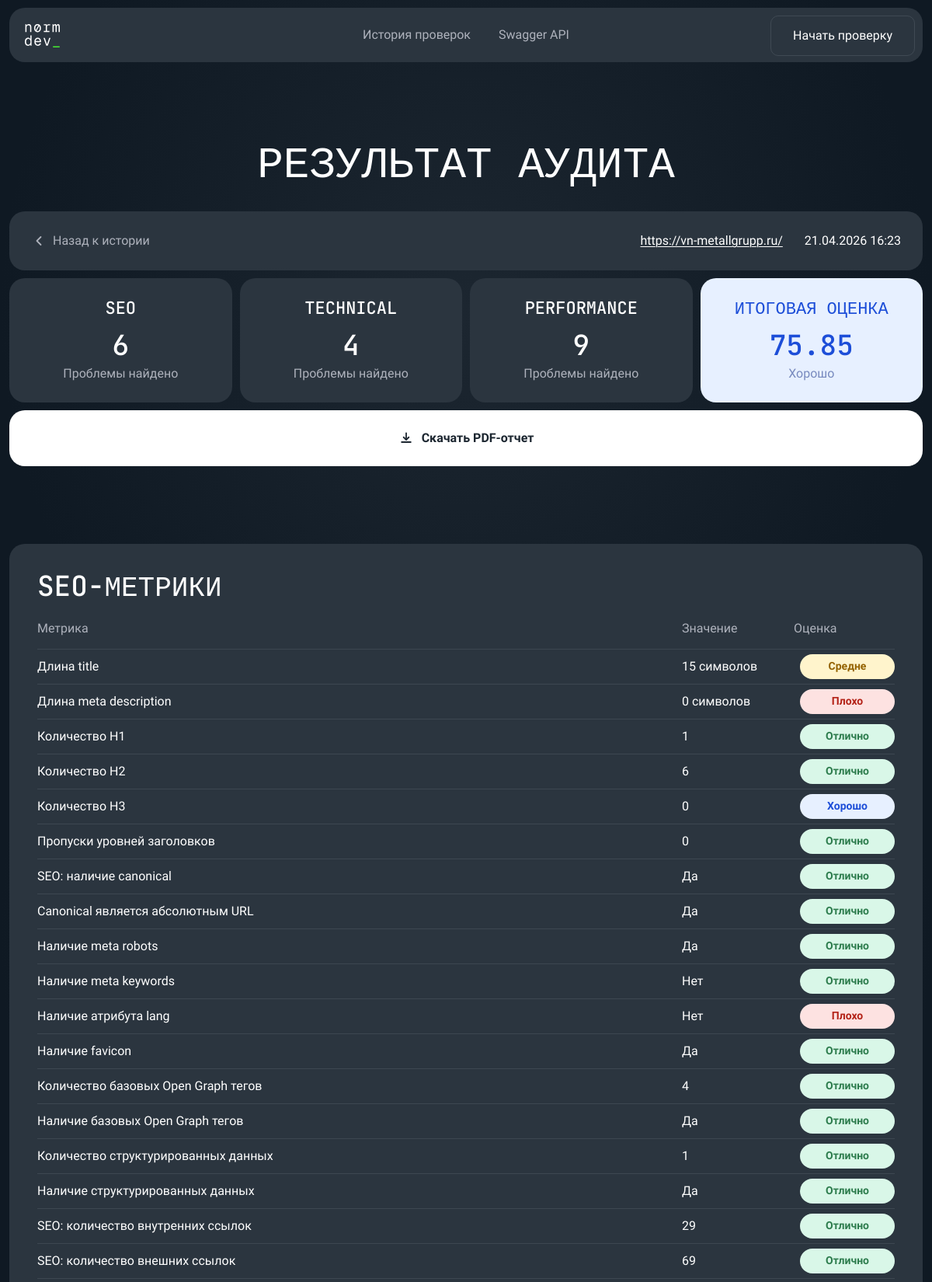
Page /web/audits/33 (upper part) on the committed database.
### app/models/audit.py (models this page shows)
class Audit(Base):
    __tablename__ = "audits"
    id: Mapped[int] = mapped_column(Integer, primary_key=True, index=True)
    url: Mapped[str] = mapped_column(String(2048), nullable=False, index=True)
    status: Mapped[str] = mapped_column(String(50), nullable=False, default="pending")
    total_score: Mapped[float | None] = mapped_column(Float, nullable=True)
    created_at: Mapped[datetime] = mapped_column(DateTime, default=datetime.utcnow, nullable=False)
    finished_at: Mapped[datetime | None] = mapped_column(DateTime, nullable=True)
    issues = relationship(
        "AuditIssue",
        back_populates="audit",
        cascade="all, delete-orphan"
    )
    metrics = relationship(
        "AuditMetric",
        back_populates="audit",
        cascade="all, delete-orphan"
    )
    reports = relationship(
        "AuditReport",
        back_populates="audit",
        cascade="all, delete-orphan"
    )

### app/models/metric.py (models this page shows)
class AuditMetric(Base):
    __tablename__ = "audit_metrics"
    id: Mapped[int] = mapped_column(Integer, primary_key=True, index=True)
    audit_id: Mapped[int] = mapped_column(ForeignKey("audits.id"), nullable=False, index=True)
    metric_name: Mapped[str] = mapped_column(String(100), nullable=False)
    metric_value: Mapped[float] = mapped_column(Float, nullable=False)
    unit: Mapped[str | None] = mapped_column(String(50), nullable=True)
    audit = relationship("Audit", back_populates="metrics")

### app/api/web.py (the view)
@router.get("/web/audits/{audit_id}", response_class=HTMLResponse)
def web_audit_detail(
    audit_id: int,
    request: Request,
    db: Session = Depends(get_db)
):
    repository = AuditRepository(db)
    audit = repository.get_audit_by_id(audit_id)
    if audit is None:
        raise HTTPException(
            status_code=status.HTTP_404_NOT_FOUND,
            detail="Аудит не найден"
        )
    grouped_issues = group_issues_by_category(audit.issues)
    grouped_metrics = group_metrics_by_category(audit.metrics)
    category_scores = {
        "seo": calculate_category_score(grouped_issues.get("seo", [])),
        "technical": calculate_category_score(grouped_issues.get("technical", [])),
        "performance": calculate_category_score(grouped_issues.get("performance", [])),
    }
    problematic_metrics_count = {
        "seo": count_problematic_metrics(grouped_metrics.get("seo", [])),
        "technical": count_problematic_metrics(grouped_metrics.get("technical", [])),
        "performance": count_problematic_metrics(grouped_metrics.get("performance", [])),
    }
    return templates.TemplateResponse(
        request=request,
        name="audit_detail.html",
        context={
            "title": f"Аудит #{audit_id}",
            "audit": audit,
            "grouped_issues": grouped_issues,
            "grouped_metrics": grouped_metrics,
            "category_scores": category_scores,
            "problematic_metrics_count": problematic_metrics_count,
            "seo_issues_count": len(grouped_issues.get("seo", [])),
            "technical_issues_count": len(grouped_issues.get("technical", [])),
            "performance_issues_count": len(grouped_issues.get("performance", [])),
            "get_category_label": get_category_label,
            "get_metric_display_name": get_metric_display_name,
            "get_metric_severity": get_metric_severity,
            "format_metric_value": format_metric_value,
            "get_score_label": get_score_label,
            "get_score_class": get_score_class,
            "get_status_label": get_status_label,
            "format_datetime": format_datetime,
        }
    )

### app/templates/audit_detail.html (shortened to what this page needs)
{% extends "base.html" %}
{% block body_class %}audit-page{% endblock %}
{% block header %}
<header class="audit-header home-header">
    <div class="home-header__inner">
        <a href="/web" class="home-logo" aria-label="Normdev">
        </a>
        <nav class="home-nav" aria-label="Основное меню">
            <a href="/web/history">История проверок</a>
            <a href="/docs">Swagger API</a>
        </nav>
        <a href="/web" class="home-header__cta">Начать проверку</a>
    </div>
</header>
{% endblock %}
{% block main_wrapper_class %}{% endblock %}
{% block main_class %}audit-main{% endblock %}
{% block content %}
{% if audit %}
    <section class="audit-shell">
        <h1 class="audit-title">Результат аудита</h1>
        <section class="audit-top-stack">
            <section class="audit-toolbar">
                <a href="/web/history" class="audit-toolbar__back">
                    <svg width="20" height="20" viewBox="0 0 20 20" fill="none" xmlns="http://www.w3.org/2000/svg" aria-hidden="true">
                        <path d="M12.5 5L7.5 10L12.5 15" stroke="#AEB2BC" stroke-width="1.8" stroke-linecap="round" stroke-linejoin="round"/>
                    </svg>
                    <span>Назад к истории</span>
                </a>
                <div class="audit-toolbar__meta">
                    <a
                        href="{{ audit.url }}"
                        class="audit-toolbar__meta-item audit-toolbar__meta-item--url"
                        target="_blank"
                        rel="noopener noreferrer"
                    >
                        {{ audit.url }}
                    </a>
                    <span class="audit-toolbar__meta-item">{{ format_datetime(audit.created_at) }}</span>
                </div>
            </section>
            <section class="audit-summary-grid">
                <article class="audit-summary-card">
                    <h2>SEO</h2>
                    <div class="audit-summary-card__value">{{ seo_issues_count }}</div>
                    <p>Проблемы найдено</p>
                </article>
                <article class="audit-summary-card">
                    <h2>Technical</h2>
                    <div class="audit-summary-card__value">{{ technical_issues_count }}</div>
                    <p>Проблемы найдено</p>
                </article>
                <article class="audit-summary-card">
                    <h2>Performance</h2>
                    <div class="audit-summary-card__value">{{ performance_issues_count }}</div>
                    <p>Проблемы найдено</p>
                </article>
                {% set total_score_class = get_score_class(audit.total_score, audit.status) %}
                {% set total_score_label = get_score_label(audit.total_score, audit.status) %}
                {% set total_score_value = "-" if audit.status == "failed" or audit.total_score is none else audit.total_score %}
                <article class="audit-summary-card audit-summary-card--total {{ total_score_class }}">
                    <h2>Итоговая оценка</h2>
                    <div class="audit-summary-card__value">{{ total_score_value }}</div>
                    <p>{{ total_score_label }}</p>
                </article>
            </section>
            {% if audit.reports %}
                <a href="/audits/{{ audit.id }}/report" class="audit-download-button">
                    <span>Скачать PDF-отчет</span>
                </a>
            {% endif %}
        </section>
        <section class="audit-metrics-stack">
            {% for category in ["seo", "technical", "performance"] %}
                <section class="audit-metric-panel">
                    <h2 class="audit-metric-panel__title">{{ get_category_label(category) }}-метрики</h2>
                    {% if grouped_metrics[category] %}
                        <div class="audit-metric-table">
                            <div class="audit-metric-table__head">
                                <span>Метрика</span>
                                <span>Значение</span>
                                <span>Оценка</span>
                            </div>
                            <div class="audit-metric-table__body">
                                {% for metric in grouped_metrics[category] %}
                                    {% set metric_severity = get_metric_severity(metric.metric_name, metric.metric_value) %}
                                    <div class="audit-metric-row">
                                        <span class="audit-metric-row__name">{{ get_metric_display_name(metric.metric_name) }}</span>
                                        <span class="audit-metric-row__value">{{ format_metric_value(metric.metric_name, metric.metric_value, metric.unit) }}</span>
                                        <span class="audit-grade-pill audit-grade-pill--{{ metric_severity if metric_severity else 'excellent' }}">
                                            {% if metric_severity == "high" %}
                                                Плохо
                                            {% elif metric_severity == "medium" %}
                                                Средне
                                            {% elif metric_severity == "low" %}
                                                Хорошо
                                            {% else %}
                                                Отлично
                                            {% endif %}
                                        </span>
                                    </div>
                                {% endfor %}
                            </div>
                        </div>
                    {% else %}
                        <p class="audit-empty-state">Метрики в этой категории отсутствуют.</p>
                    {% endif %}
                </section>
            {% endfor %}
        </section>
    </section>
{% endif %}
{% endblock %}

### rows in the picture
Audit: url "https://vn-metallgrupp.ru/", created_at "21.04.2026 16:23", total_score "75.85"
AuditMetric: metric_name "Длина title", metric_name+metric_value+unit "15 символов", shows "Средне"
AuditMetric: metric_name "Длина meta description", metric_name+metric_value+unit "0 символов", shows "Плохо"
AuditMetric: metric_name "Количество H1", metric_name+metric_value+unit "1", shows "Отлично"
AuditMetric: metric_name "Количество H2", metric_name+metric_value+unit "6", shows "Отлично"
AuditMetric: metric_name "Количество H3", metric_name+metric_value+unit "0", shows "Хорошо"
AuditMetric: metric_name "Пропуски уровней заголовков", metric_name+metric_value+unit "0", shows "Отлично"
AuditMetric: metric_name "SEO: наличие canonical", metric_name+metric_value+unit "Да", shows "Отлично"
AuditMetric: metric_name "Canonical является абсолютным URL", metric_name+metric_value+unit "Да", shows "Отлично"
AuditMetric: metric_name "Наличие meta robots", metric_name+metric_value+unit "Да", shows "Отлично"
AuditMetric: metric_name "Наличие meta keywords", metric_name+metric_value+unit "Нет", shows "Отлично"
AuditMetric: metric_name "Наличие атрибута lang", metric_name+metric_value+unit "Нет", shows "Плохо"
AuditMetric: metric_name "Наличие favicon", metric_name+metric_value+unit "Да", shows "Отлично"
AuditMetric: metric_name "Количество базовых Open Graph тегов", metric_name+metric_value+unit "4", shows "Отлично"
AuditMetric: metric_name "Наличие базовых Open Graph тегов", metric_name+metric_value+unit "Да", shows "Отлично"
AuditMetric: metric_name "Количество структурированных данных", metric_name+metric_value+unit "1", shows "Отлично"
AuditMetric: metric_name "Наличие структурированных данных", metric_name+metric_value+unit "Да", shows "Отлично"
AuditMetric: metric_name "SEO: количество внутренних ссылок", metric_name+metric_value+unit "29", shows "Отлично"
AuditMetric: metric_name "SEO: количество внешних ссылок", metric_name+metric_value+unit "69", shows "Отлично"

### other values in the picture
{{ seo_issues_count }} "6"
{{ technical_issues_count }} "4"
{{ performance_issues_count }} "9"
{{ total_score_label }} "Хорошо"
{{ get_category_label(category) }} "SEO"
